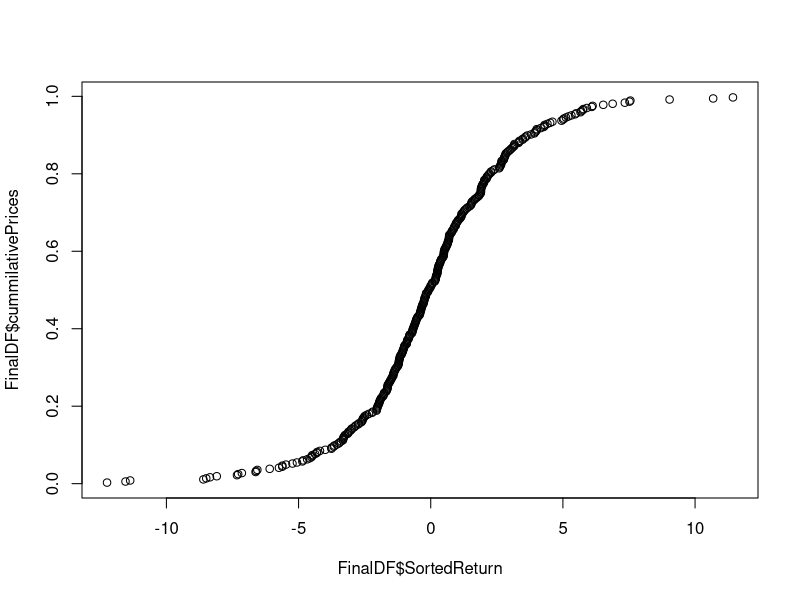

Generate this figure with R: (Note: this script raises an error after producing the figure.)
library(dplyr)
library(Hmisc)

PriceCSV <- read.csv("R_Feed.csv")
head(PriceCSV)

PriceCSV$days<-PriceCSV$days-1
#Creating a lag value for prices 
PriceCSV$lag <- Lag(PriceCSV$coinbase, +1)
PriceCSV$Return <- ((PriceCSV$coinbase - PriceCSV$lag)/PriceCSV$lag)*100

PriceCSV$cummilativePrices <- PriceCSV$days/366

sortValues<- as.data.frame(sort(PriceCSV$Return))

FinalDF<- PriceCSV[-1,]

FinalDF<- cbind(FinalDF,sortValues$`sort(PriceCSV$Return)`)

colnames(FinalDF)[colnames(FinalDF) == 'sortValues$`sort(PriceCSV$Return)`'] <- 'SortedReturn'
head(FinalDF)

plot(FinalDF$SortedReturn,FinalDF$cummilativePrices)
lines(predict(lo), col='red', lwd=2)

for(i in 1:nrow(FinalDF))
{
  if(FinalDF$SortedReturn[i] >= -9){
    v1<-i
    v2<- i-1
    break;
  }
}

InterpolatedForValue <-approx(c(FinalDF$SortedReturn[v1],FinalDF$SortedReturn[v2]), c(FinalDF$cummilativePrices[v1],FinalDF$cummilativePrices[v2]),xout=-9)
InterpolatedForValue <- InterpolatedForValue$y

probabilityResult <- 1-((1-InterpolatedForValue)^5)
probabilityResult
